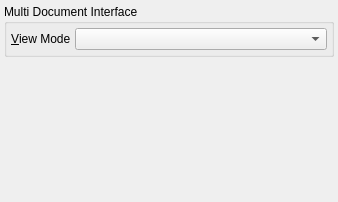
<?xml version="1.0" encoding="UTF-8"?>
<ui version="4.0">
 <class>MainWindowPropertyPage</class>
 <widget class="sf::PropertyPage" name="MainWindowPropertyPage">
  <property name="geometry">
   <rect>
    <x>0</x>
    <y>0</y>
    <width>338</width>
    <height>202</height>
   </rect>
  </property>
  <property name="windowTitle">
   <string>MainWindowPropertyPage</string>
  </property>
  <layout class="QVBoxLayout" name="verticalLayout">
   <property name="leftMargin">
    <number>4</number>
   </property>
   <property name="topMargin">
    <number>4</number>
   </property>
   <property name="rightMargin">
    <number>4</number>
   </property>
   <property name="bottomMargin">
    <number>4</number>
   </property>
   <item>
    <widget class="QGroupBox" name="gbMdi">
     <property name="title">
      <string>Multi Document Interface</string>
     </property>
     <layout class="QFormLayout" name="formLayout">
      <property name="horizontalSpacing">
       <number>4</number>
      </property>
      <property name="verticalSpacing">
       <number>4</number>
      </property>
      <property name="leftMargin">
       <number>4</number>
      </property>
      <property name="topMargin">
       <number>4</number>
      </property>
      <property name="rightMargin">
       <number>4</number>
      </property>
      <property name="bottomMargin">
       <number>4</number>
      </property>
      <item row="0" column="0">
       <widget class="QLabel" name="lblViewMode">
        <property name="text">
         <string>&amp;View Mode</string>
        </property>
        <property name="buddy">
         <cstring>cbViewMode</cstring>
        </property>
       </widget>
      </item>
      <item row="0" column="1">
       <widget class="QComboBox" name="cbViewMode"/>
      </item>
     </layout>
    </widget>
   </item>
   <item>
    <spacer name="spacer">
     <property name="orientation">
      <enum>Qt::Vertical</enum>
     </property>
     <property name="sizeHint" stdset="0">
      <size>
       <width>20</width>
       <height>40</height>
      </size>
     </property>
    </spacer>
   </item>
  </layout>
 </widget>
 <customwidgets>
  <customwidget>
   <class>sf::PropertyPage</class>
   <extends>QWidget</extends>
   <header>misc/qt/PropertyPage.h</header>
   <container>1</container>
  </customwidget>
 </customwidgets>
 <resources/>
 <connections/>
</ui>
